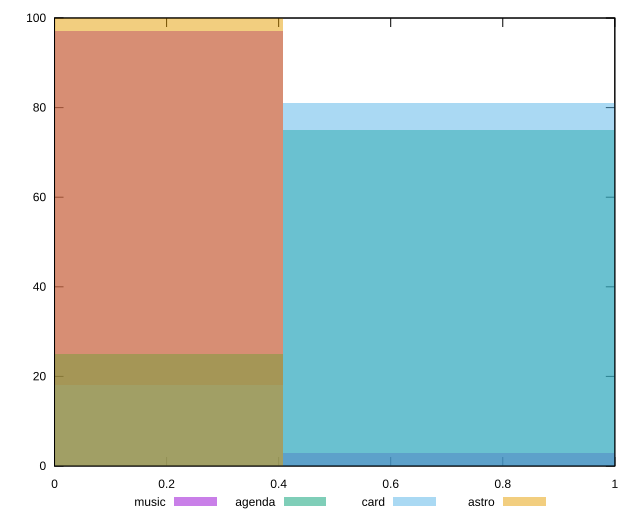

Write the gnuplot code that produced this figure.
reset

$music <<EOF
0 97
0.8169324085616431 3
EOF

$agenda <<EOF
0 25
0.8169324085616431 75
EOF

$card <<EOF
0 18
0.8169324085616431 81
EOF

$astro <<EOF
0 100
EOF

set key outside below
set boxwidth 0.8169324085616431
set xrange [0:1]
set yrange [0:100]
set trange [0:100]
set style fill transparent solid 0.5 noborder
set terminal svg size 640, 520 enhanced background rgb 'white'
set output "report/report_00029_2021-02-24T13-36-40.390Z/max-potential-fid/comparison/histogram/all_score.svg"

plot $music title "music" with boxes, \
     $agenda title "agenda" with boxes, \
     $card title "card" with boxes, \
     $astro title "astro" with boxes

reset
